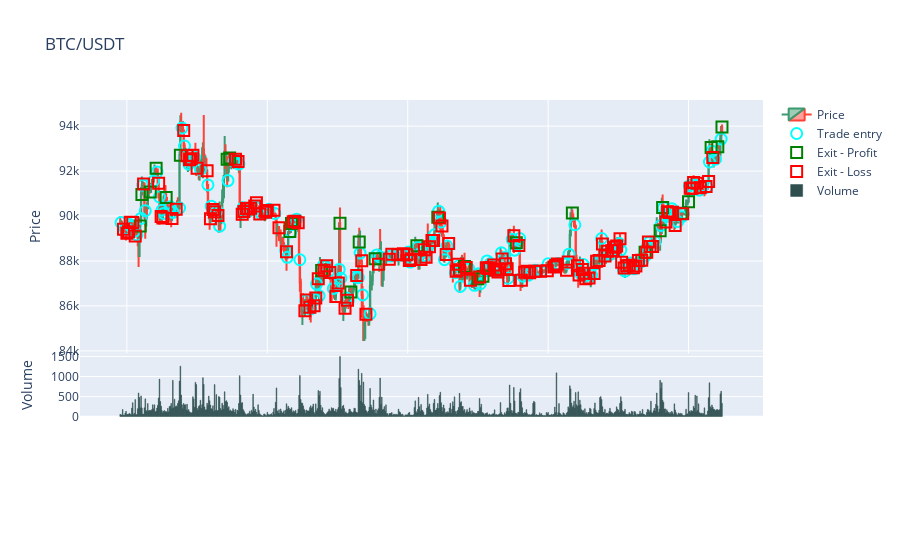

The notebook cell saved with this chart:
### Code cell
# 实际交易点位
trades = load_backtest_data(backtest_dir)

pair = "BTC/USDT"

df = load_pair_history(datadir=Path("./data/okx"), timeframe="1h", pair="BTC/USDT")

graph = generate_candlestick_graph(data=df, pair=pair, trades=trades)  # 显示图表
graph.show()

### Figure 1 — Plotly figure (JSON) as saved in the notebook; plotly's stock layout.template omitted (floating-point values rounded to 4 significant figures; data arrays with more than 128 entries replaced by an {"elided": "..."} marker saying what was removed)
{"data": [{"close": {"elided": "721 float values"}, "high": {"elided": "721 float values"}, "low": {"elided": "721 float values"}, "name": "Price", "open": {"elided": "721 float values"}, "type": "candlestick", "x": {"elided": "721 str values"}, "xaxis": "x", "yaxis": "y"}, {"marker": {"color": "cyan", "line": {"width": 2}, "size": 11, "symbol": "circle-open"}, "mode": "markers", "name": "Trade entry", "text": {"elided": "179 str values"}, "type": "scatter", "x": {"elided": "179 str values"}, "xaxis": "x", "y": {"elided": "179 float values"}, "yaxis": "y"}, {"marker": {"color": "green", "line": {"width": 2}, "size": 11, "symbol": "square-open"}, "mode": "markers", "name": "Exit - Profit", "text": ["0.14%, , exit_signal, 240 min", "0.89%, , exit_signal, 60 min", "0.63%, , exit_signal, 360 min", "0.32%, , exit_signal, 180 min", "0.48%, , exit_signal, 180 min", "2.29%, , exit_signal, 60 min", "3.01%, , exit_signal, 540 min", "0.80%, , exit_signal, 120 min", "1.00%, , exit_signal, 180 min", "0.13%, , exit_signal, 60 min", "1.01%, , exit_signal, 180 min", "2.04%, , exit_signal, 60 min", "0.15%, , exit_signal, 180 min", "1.52%, , exit_signal, 60 min", "2.55%, , exit_signal, 360 min", "0.37%, , exit_signal, 360 min", "0.57%, , exit_signal, 240 min", "0.72%, , exit_signal, 300 min", "0.03%, , exit_signal, 240 min", "0.08%, , exit_signal, 180 min", "0.08%, , exit_signal, 120 min", "1.77%, , exit_signal, 240 min", "0.14%, , exit_signal, 180 min", "0.25%, , exit_signal, 360 min", "0.58%, , exit_signal, 120 min", "0.11%, , exit_signal, 240 min", "0.29%, , exit_signal, 360 min", "0.39%, , exit_signal, 120 min", "0.30%, , exit_signal, 180 min", "0.27%, , force_exit, 60 min"], "type": "scatter", "x": ["2025-12-07T16:00:00.000000000", "2025-12-07T18:00:00.000000000", "2025-12-08T04:00:00.000000000", "2025-12-08T11:00:00.000000000", "2025-12-08T23:00:00.000000000", "2025-12-09T16:00:00.000000000", "2025-12-12T00:00:00.000000000", "2025-12-12T03:00:00.000000000", "2025-12-15T03:00:00.000000000", "2025-12-15T05:00:00.000000000", "2025-12-16T17:00:00.000000000", "2025-12-17T15:00:00.000000000", "2025-12-18T04:00:00.000000000", "2025-12-18T14:00:00.000000000", "2025-12-19T09:00:00.000000000", "2025-12-21T11:00:00.000000000", "2025-12-22T12:00:00.000000000", "2025-12-23T20:00:00.000000000", "2025-12-24T12:00:00.000000000", "2025-12-24T18:00:00.000000000", "2025-12-26T10:00:00.000000000", "2025-12-29T05:00:00.000000000", "2026-01-01T20:00:00.000000000", "2026-01-02T14:00:00.000000000", "2026-01-02T17:00:00.000000000", "2026-01-03T15:00:00.000000000", "2026-01-04T00:00:00.000000000", "2026-01-05T03:00:00.000000000", "2026-01-05T11:00:00.000000000", "2026-01-05T16:00:00.000000000"], "xaxis": "x", "y": [89550.0, 90960.0, 91070.0, 92130.0, 90820.0, 92710.0, 92520.0, 92580.0, 89320.0, 89670.0, 87580.0, 89680.0, 86620.0, 88850.0, 88100.0, 88670.0, 89940.0, 87750.0, 87210.0, 87320.0, 88810.0, 90140.0, 88390.0, 89350.0, 90370.0, 90130.0, 90630.0, 93050.0, 93090.0, 93960.0], "yaxis": "y"}, {"marker": {"color": "red", "line": {"width": 2}, "size": 11, "symbol": "square-open"}, "mode": "markers", "name": "Exit - Loss", "text": {"elided": "149 str values"}, "type": "scatter", "x": {"elided": "149 str values"}, "xaxis": "x", "y": {"elided": "149 float values"}, "yaxis": "y"}, {"marker": {"color": "DarkSlateGrey", "line": {"color": "DarkSlateGrey"}}, "name": "Volume", "type": "bar", "x": {"elided": "721 str values"}, "xaxis": "x2", "y": {"elided": "721 float values"}, "yaxis": "y2"}], "layout": {"modebar": {"add": ["v1hovermode", "toggleSpikeLines"]}, "title": {"text": "BTC/USDT"}, "xaxis": {"anchor": "y", "domain": [0, 1], "matches": "x3", "rangeslider": {"visible": false}, "showticklabels": false}, "xaxis2": {"anchor": "y2", "domain": [0, 1], "matches": "x3", "showticklabels": false}, "xaxis3": {"anchor": "y3", "domain": [0, 1]}, "yaxis": {"anchor": "x", "domain": [0.3335, 1], "title": {"text": "Price"}}, "yaxis2": {"anchor": "x2", "domain": [0.1667, 0.3334], "title": {"text": "Volume"}}, "yaxis3": {"anchor": "x3", "domain": [0, 0.1666], "title": {"text": "Other"}}}}
